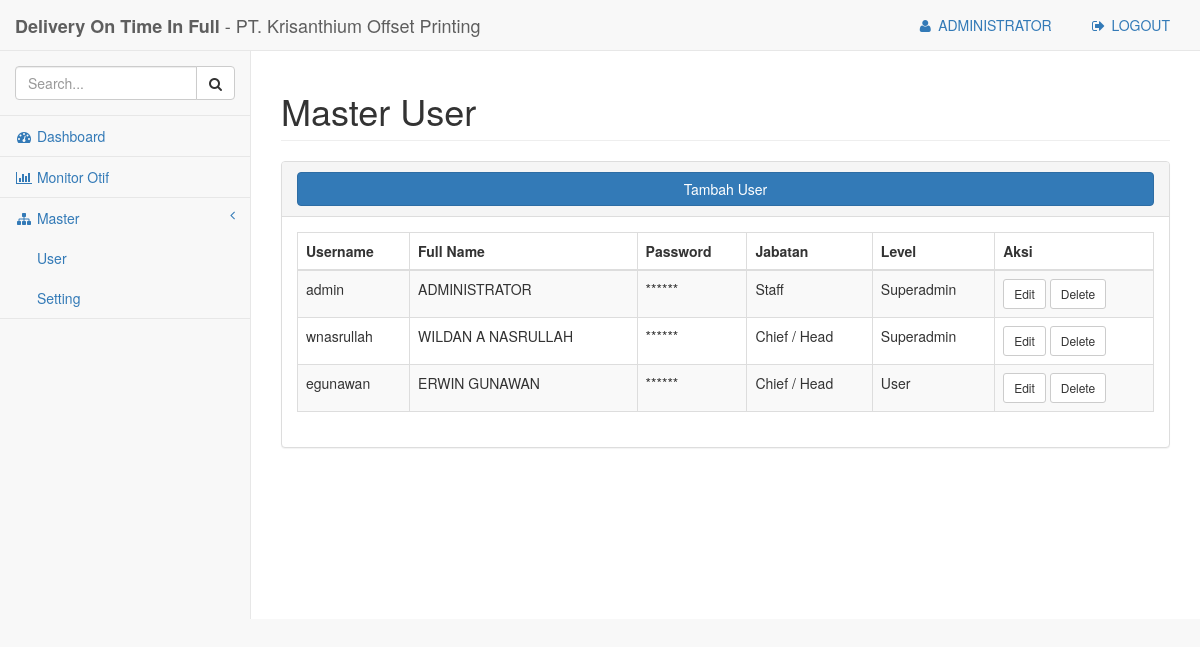
/pages/otif.php?p=masteruser (signed in), run on the app's committed database.
### tables this page shows
CREATE TABLE `masteruser` (
  `iduser` int(10) unsigned NOT NULL AUTO_INCREMENT,
  `fullname` varchar(45) DEFAULT NULL,
  `username` varchar(45) DEFAULT NULL,
  `password` varchar(45) DEFAULT NULL,
  `jabatan` varchar(45) DEFAULT NULL,
  `level` varchar(45) DEFAULT NULL,
  PRIMARY KEY (`iduser`)
);

### pages/modul/masteruser.php (the view, shortened to what this page needs)
<?php
include('../config/koneksi.php');
?>
<link href="../bower_components/datatables-plugins/integration/bootstrap/3/dataTables.bootstrap.css" rel="stylesheet">
<link href="../bower_components/datatables-responsive/css/dataTables.responsive.css" rel="stylesheet">
        <div class="row">
            <div class="col-lg-12">
                <h1 class="page-header">Master User</h1>
            </div>
        </div>
        <div class="row">
            <div class="col-lg-12">
                <div class="panel panel-default">
                    <div class="panel-heading">
                        <a href='?p=formuser'><button type="button" class="btn btn-primary btn-block">Tambah User</button></a>
                    </div>
                    <div class="panel-body">
                        <div class="dataTable_wrapper">
                            <table class="table table-striped table-bordered table-hover" id="dataTables-example">
                                <thead>
                                    <tr>
                                        <th>Username</th>
                                        <th>Full Name</th>
                                        <th>Password</th>
                                        <th>Jabatan</th>
                                        <th>Level</th>
                                        <th>Aksi</th>
                                    </tr>
                                </thead>
                                <tbody>
                                <?php
                                    $sh = mysqli_query($conn, "SELECT *FROM masteruser ORDER BY iduser DESC");
                                    while($s = mysqli_fetch_array($sh)){
                                     echo " <tr class='odd gradeX'>
                                                <td>$s[username]</td>
                                                <td>$s[fullname]</td>
                                                <td class='center'>******</td>
                                                <td class='center'>$s[jabatan]</td>
                                                <td class='center'>$s[level]</td>
                                                <td class='center'>
                                                    <a href='?p=formuser&act=edituser&id=$s[iduser]'><button type='button' class='btn btn-default btn-sm'>Edit</button></a>
                                                    <a href='modul/aksimaster.php?act=deluser&id=$s[iduser]'><button type='button' class='btn btn-default btn-sm'>Delete</button>
                                                </td>
                                        </tr>";
                                }
                                    ?>
                                </tbody>
                            </table>
                        </div>
                    </div>
                </div>
            </div>
        </div>

### pages/otif.php (shortened to what this page needs)
<?php
include('../config/koneksi.php');
    ?><script language='javascript'>alert('You are not logged in. Please login first!');
<!DOCTYPE html>
<html lang="en">
<head>
    <link href="../bower_components/bootstrap/dist/css/bootstrap.min.css" rel="stylesheet">
    <link href="../bower_components/metisMenu/dist/metisMenu.min.css" rel="stylesheet">
    <link href='../bower_components/datatables-plugins/integration/bootstrap/3/dataTables.bootstrap.css' rel='stylesheet'>
    <link href='../bower_components/datatables-responsive/css/dataTables.responsive.css' rel='stylesheet'>
    <link href="../dist/css/sb-admin-2.css" rel="stylesheet">
    <link href="../bower_components/font-awesome/css/font-awesome.min.css" rel="stylesheet" type="text/css">
</head>
<body>
    <div id="wrapper">
        <nav class="navbar navbar-default navbar-static-top" role="navigation" style="margin-bottom: 0">
            <div class="navbar-header">
                <a class="navbar-brand" href="index.html"><b>Delivery On Time In Full</b> - PT. Krisanthium Offset Printing</a>
            </div>
            <ul class="nav navbar-top-links navbar-right">
                        <?php
                        $u = mysqli_fetch_array(mysqli_query($conn, "SELECT *FROM masteruser where username='$_SESSION[username]'"));?>
                   <li><a href="?p=profile"><i class="fa fa-user fa-fw"></i> <?php echo $u[fullname]; ?></a>
                    </li>
                    <li><a href="logout.php" onclick="return confirm('Are you sure to logout?');"><i class="fa fa-sign-out fa-fw"></i> LOGOUT</a>
                     </li>
                    </ul>
            <div class="navbar-default sidebar" role="navigation">
                <div class="sidebar-nav navbar-collapse">
                    <ul class="nav" id="side-menu">
                        <li class="sidebar-search">
                            <div class="input-group custom-search-form">
                                <input type="text" class="form-control" placeholder="Search...">
                                <span class="input-group-btn">
                                <button class="btn btn-default" type="button">
                                    <i class="fa fa-search"></i>
                                </button>
                            </span>
                            </div>
                        </li>
                        <li>
                            <a href="?p=dashboard"><i class="fa fa-dashboard fa-fw"></i> Dashboard</a>
                        </li>
                       <li>
                            <a href="?p=monitor-otif"><i class="fa fa-bar-chart-o fa-fw"></i> Monitor Otif</a>
                        </li>
                        <?php
                        if($_SESSION[level]=='Superadmin'){
                        ?>
                        <li>
                            <a href=""><i class="fa fa-sitemap fa-fw"></i> Master<span class="fa arrow"></span></a>
                            <ul class="nav nav-second-level">
                                <li>
                                    <a href="?p=masteruser">User</a>
                                </li>
                                <li>
                                    <a href="?p=mastersetting">Setting</a>
                                </li>
                            </ul>
                        </li>
                        <?php
                         }
                        ?>
                    </ul>
                </div>
            </div>
        </nav>
        <div id="page-wrapper">
            <?php
                include('content.php');
            ?>
        </div>
    </div>
</body>
</html>

### data on the page
masteruser: fullname "ADMINISTRATOR", username "admin", jabatan "Staff", level "Superadmin"
masteruser: username "wnasrullah", fullname "WILDAN A NASRULLAH", jabatan "Chief / Head", level "Superadmin"
masteruser: username "egunawan", fullname "ERWIN GUNAWAN", jabatan "Chief / Head", level "User"
